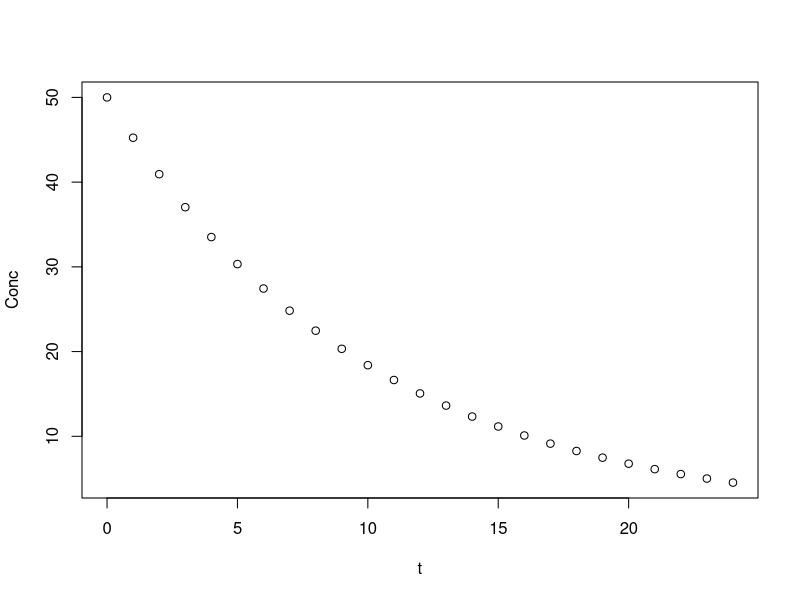

Recreate this plot in R.
## ---- chunk 1
knitr::opts_chunk$set(warning=FALSE, message=FALSE, results=FALSE)
## ---- chunk 2
# create a testing vector called test
test <- c(1:5, NA, 6:8, NA)

# check which element is NA
is.na(test)

# count the proportion of NA
as.numeric(is.na(test)) # convert Boolean to numeric 
sum(as.numeric(is.na(test))) # sum up number of NA
sum(as.numeric(is.na(test)))/length(test) # calculate the proportion

# alternatively, use the following expression to replace three lines of code above
mean(is.na(test))


prop_NA <- function(x) {
  mean(is.na(x))
}

# testing your function
prop_NA(test)
## ---- chunk 3
# number of element
length(test) # including NA 
length(na.omit(test))

# mean of the vector
mean(test) # returns NA
mean(test, na.rm = TRUE)

# mean square error
(test - mean(test, na.rm = TRUE))^2

# sum of mean square error
sum((test - mean(test, na.rm = TRUE))^2) # returns NA
sum((test - mean(test, na.rm = TRUE))^2, na.rm = T) 


variance <- function(x, na.rm=TRUE) {
  n <- length(na.omit(x))
  m <- mean(x, na.rm = na.rm)
  mean_sqaure_error <- (x - m)^2
  
  sum(mean_sqaure_error, na.rm = na.rm) / (n-1)
}


variance(test)
variance(test) == var(test, na.rm = T)  
## ---- chunk 4
Dose = 100 # mg
Vc = 2 # L
k = 0.1 # hr-1

t = seq(0,24,1)

C0 = Dose/Vc

Conc = C0 * exp(-k*t)
#plot(Conc~t)

oneCmtIV <- function(Dose,Time) {
  # define parameters
  Vc = 2 # L
  k = 0.1 # hr-1
  # simulation time
  t = seq(0, Time, 1)
  # calculate concentration
  C0 = Dose/Vc
  Conc = C0 * exp(-k*t)
  # plot
  plot(Conc ~ t)
}

#oneCmtIV(Dose = 100, Time = 24)


twoCmtIV <- function(Dose, Time) {
  
  A = 30 # mg/L
  B = 20 # mg/L
  alpha = 1.5 # hr-1
  beta = 0.1 # hr-1
  
  t = seq(0, Time, 1)
  
  C0 = Dose/Vc
  Conc = A*exp(-alpha*t) + B*exp(-beta*t)
  
  plot(Conc ~ t)
}

#twoCmtIV(100, 24)


simulateOneTwoCmtIV <- function(Dose, Time, Cmt) {
  # parameters for 1-CMT
  Vc = 2 # L
  k = 0.1 # hr-1
  
  # parameters for 2-CMT
  A = 30 # mg/L
  B = 20 # mg/L
  alpha = 1.5 # hr-1
  beta = 0.1 # hr-1
  
  t = seq(0, Time, 0.1)
  
  C0 = Dose/Vc
  
  if (Cmt == 1) {
    
    Conc = C0 * exp(-k*t)
    
  } else if (Cmt == 2) {
    
    Conc = A*exp(-alpha*t) + B*exp(-beta*t)
    
  } else {
    
    stop("Cmt must be 1 or 2")
    
  }
  
  plot(Conc ~ t)
  
}

#simulateOneTwoCmtIV(100, 24, 1)
#simulateOneTwoCmtIV(100, 24, 2)
#simulateOneTwoCmtIV(100, 24, 3)
## ---- chunk 5
#Assemble dataset for example 1
test_df <- data.frame(
  v1 = c(1:5, NA, 6:8, NA), 
  v2 = seq(1,10,1),                         #seq(from, to, by)
  v3 = c(letters[1:9], NA),                 #letter() generate lower case letters
  v4 = c("apple", "banana", NA, "cherry", NA, NA, NA, "orange", NA, NA)
  )
test_df
## ---- chunk 6
prop_NA(test_df$v1) 
prop_NA(test_df$v2)
prop_NA(test_df$v3)
prop_NA(test_df$v4)
## ---- chunk 7
output <- c()                         #output
for (i in 1:4){                       #sequence
  output[i] <- prop_NA(test_df[,i])   #body
}
output
## ---- chunk 8
output <- c()
for (i in seq_along(test_df)){         
  output[[i]] <- prop_NA(test_df[[i]]) 
}
output
## ---- chunk 9
col_prop_NA <- c()
for (i in seq_along(test_df)){
  col_prop_NA[[i]] <- prop_NA(test_df[[i]])
  names(col_prop_NA)[i] <- names(test_df)[i]
}
col_prop_NA
## ---- chunk 10
col_prop_NA <- function(df){                #name <- function(argument){
  output <- c()                             #output
  for (i in seq_along(df)){                 #sequence
    output[[i]] <- prop_NA(df[[i]])         #body
    names(output)[i] <- names(df)[i]        #}
  }
  output
}

col_prop_NA(test_df)
## ---- chunk 11
col_prop_NA(ChickWeight)
col_prop_NA(Theoph)
## ---- chunk 12
#lapply
apply(test_df, 2, prop_NA)
lapply(test_df, prop_NA)
## ---- chunk 13
output <- c()
for (i in seq_along(test_df)){
  output[[i]] <- prop_NA(test_df[[i]])
  names(output)[i] <- names(test_df)[i]
  if (i == 3) {
    break
  }
}
output

#Similarly we can create this as a function
col_prop_NA <- function(df, end){
  output <- c()
  for (i in seq_along(df)){
    output[[i]] <- prop_NA(df[[i]])
    names(output)[i] <- names(df)[i]
    if (i == end) break
  }
output
}

col_prop_NA(df = test_df, end = 3)
## ---- chunk 14
output <- c()
for (i in seq_along(test_df)){
  if (i == 3) next
  output[[i]] <- prop_NA(test_df[[i]])
  names(output)[i] <- names(test_df)[i]
}

output <- output[!is.na(output)]      #remove column skipped
output

#Create a function for this as well
col_prop_NA <- function(df, skip){
  output <- c()
  for (i in seq_along(test_df)){
    if (i == skip) next
    output[[i]] <- prop_NA(test_df[[i]])
    names(output)[i] <- names(test_df)[i]
  }
  output <- output[!is.na(output)]    
  output
}

col_prop_NA(df_test_df, skip = 3)
## ---- chunk 15
#assemble dataset for example 2

#Description: 10 patients, each patients go through 3 occasions, at each occation, 3 systolic blood pressure (SBP) measurenments are recorded

set.seed(0720)

sbp <- data.frame(
  ID  = c(rep(1:10,9)),
  OCC = c(rep(rep(1:3,each = 10), 3)),
  SBP  = rnorm(90, mean = 130, sd = 13)
)
## ---- chunk 16
var <- data.frame(NULL)

for (i in sbp$ID){
  temp1 <- subset(sbp, ID == i)
  
  for (j in temp1$OCC){
    temp2 <- subset(temp1, OCC == j)
    var[i,j] = variance(temp2$SBP)            #function created above
    rownames(var)[i] = paste("ID" , i, " ")
    colnames(var)[j] = paste("OCC", j, " ")
  }
}

var
## ---- chunk 17
oneCmtIV <- function(Dose,Time) {
  # define parameters
  Vc = 2 # L
  k = 0.1 # hr-1
  # simulation time
  t = seq(0, Time, 1)
  # calculate concentration
  C0 = Dose/Vc
  Conc = C0 * exp(-k*t)
  # plot
  plot(Conc ~ t)
}

oneCmtIV(Dose = 100, Time = 24)
## ---- chunk 18
#AUC 0 to 8hrs calculation

AUC <- 0
i <- 1

while (i <= 9){                                             #8hrs is the 9th element in vector t
  AUC <- AUC + ((Conc[i+1] + Conc[i]) * (t[i+1] - t[i]))/2
  i = i + 1
}

paste0("AUC_0-", i-2, "=", AUC, sep=" ")
## ---- chunk 19
AUC <- 0 
i <- 1

while(AUC <= 300){
  AUC <- AUC + ((Conc[i+1] + Conc[i]) * (t[i+1] - t[i]))/2
  i = i + 1
}

paste0("At least ", i - 1, " time points needed to have a AUC more than 300", sep = " ")
## ---- chunk 20
AUC <- 0
i <- 1

repeat{
  AUC <- AUC + ((Conc[i+1] + Conc[i]) * (t[i+1] - t[i]))/2
  if (i == 9) break
  i = i + 1
}

paste0("AUC_0-", i-1, "=", AUC, sep=" ")
